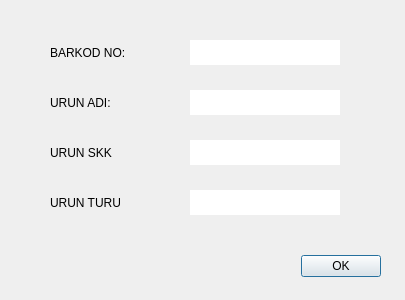
<?xml version="1.0" encoding="UTF-8"?>
<ui version="4.0">
 <class>BarcodeScannerUpdate</class>
 <widget class="QDialog" name="BarcodeScannerUpdate">
  <property name="geometry">
   <rect>
    <x>0</x>
    <y>0</y>
    <width>405</width>
    <height>300</height>
   </rect>
  </property>
  <property name="windowTitle">
   <string>Urun Ekle / Urun Miktari Artir</string>
  </property>
  <widget class="QDialogButtonBox" name="buttonBox">
   <property name="geometry">
    <rect>
     <x>40</x>
     <y>250</y>
     <width>341</width>
     <height>32</height>
    </rect>
   </property>
   <property name="orientation">
    <enum>Qt::Horizontal</enum>
   </property>
   <property name="standardButtons">
    <set>QDialogButtonBox::Ok</set>
   </property>
  </widget>
  <widget class="QTextEdit" name="textEdit">
   <property name="geometry">
    <rect>
     <x>190</x>
     <y>40</y>
     <width>150</width>
     <height>25</height>
    </rect>
   </property>
   <property name="acceptDrops">
    <bool>false</bool>
   </property>
   <property name="frameShape">
    <enum>QFrame::NoFrame</enum>
   </property>
   <property name="frameShadow">
    <enum>QFrame::Plain</enum>
   </property>
   <property name="verticalScrollBarPolicy">
    <enum>Qt::ScrollBarAlwaysOff</enum>
   </property>
   <property name="horizontalScrollBarPolicy">
    <enum>Qt::ScrollBarAlwaysOff</enum>
   </property>
   <property name="readOnly">
    <bool>true</bool>
   </property>
  </widget>
  <widget class="QTextEdit" name="textEdit_2">
   <property name="geometry">
    <rect>
     <x>190</x>
     <y>90</y>
     <width>150</width>
     <height>25</height>
    </rect>
   </property>
   <property name="frameShape">
    <enum>QFrame::NoFrame</enum>
   </property>
   <property name="frameShadow">
    <enum>QFrame::Plain</enum>
   </property>
   <property name="verticalScrollBarPolicy">
    <enum>Qt::ScrollBarAlwaysOff</enum>
   </property>
   <property name="horizontalScrollBarPolicy">
    <enum>Qt::ScrollBarAlwaysOff</enum>
   </property>
   <property name="readOnly">
    <bool>false</bool>
   </property>
  </widget>
  <widget class="QTextEdit" name="textEdit_3">
   <property name="geometry">
    <rect>
     <x>190</x>
     <y>140</y>
     <width>150</width>
     <height>25</height>
    </rect>
   </property>
   <property name="frameShape">
    <enum>QFrame::NoFrame</enum>
   </property>
   <property name="frameShadow">
    <enum>QFrame::Plain</enum>
   </property>
   <property name="verticalScrollBarPolicy">
    <enum>Qt::ScrollBarAlwaysOff</enum>
   </property>
   <property name="horizontalScrollBarPolicy">
    <enum>Qt::ScrollBarAlwaysOff</enum>
   </property>
   <property name="readOnly">
    <bool>false</bool>
   </property>
  </widget>
  <widget class="QTextEdit" name="textEdit_4">
   <property name="geometry">
    <rect>
     <x>190</x>
     <y>190</y>
     <width>150</width>
     <height>25</height>
    </rect>
   </property>
   <property name="frameShape">
    <enum>QFrame::NoFrame</enum>
   </property>
   <property name="frameShadow">
    <enum>QFrame::Plain</enum>
   </property>
   <property name="verticalScrollBarPolicy">
    <enum>Qt::ScrollBarAlwaysOff</enum>
   </property>
   <property name="horizontalScrollBarPolicy">
    <enum>Qt::ScrollBarAlwaysOff</enum>
   </property>
   <property name="readOnly">
    <bool>false</bool>
   </property>
  </widget>
  <widget class="QLabel" name="label">
   <property name="geometry">
    <rect>
     <x>50</x>
     <y>40</y>
     <width>120</width>
     <height>25</height>
    </rect>
   </property>
   <property name="styleSheet">
    <string notr="true">font: 75 10pt &quot;Times New Roman&quot;;</string>
   </property>
   <property name="text">
    <string>BARKOD NO:</string>
   </property>
  </widget>
  <widget class="QLabel" name="label_2">
   <property name="geometry">
    <rect>
     <x>50</x>
     <y>90</y>
     <width>120</width>
     <height>25</height>
    </rect>
   </property>
   <property name="styleSheet">
    <string notr="true">font: 75 10pt &quot;Times New Roman&quot;;</string>
   </property>
   <property name="text">
    <string>URUN ADI:</string>
   </property>
  </widget>
  <widget class="QLabel" name="label_3">
   <property name="geometry">
    <rect>
     <x>50</x>
     <y>140</y>
     <width>120</width>
     <height>25</height>
    </rect>
   </property>
   <property name="styleSheet">
    <string notr="true">font: 75 10pt &quot;Times New Roman&quot;;</string>
   </property>
   <property name="text">
    <string>URUN SKK</string>
   </property>
  </widget>
  <widget class="QLabel" name="label_4">
   <property name="geometry">
    <rect>
     <x>50</x>
     <y>190</y>
     <width>120</width>
     <height>25</height>
    </rect>
   </property>
   <property name="styleSheet">
    <string notr="true">font: 75 10pt &quot;Times New Roman&quot;;</string>
   </property>
   <property name="text">
    <string>URUN TURU</string>
   </property>
  </widget>
 </widget>
 <resources/>
 <connections/>
</ui>
